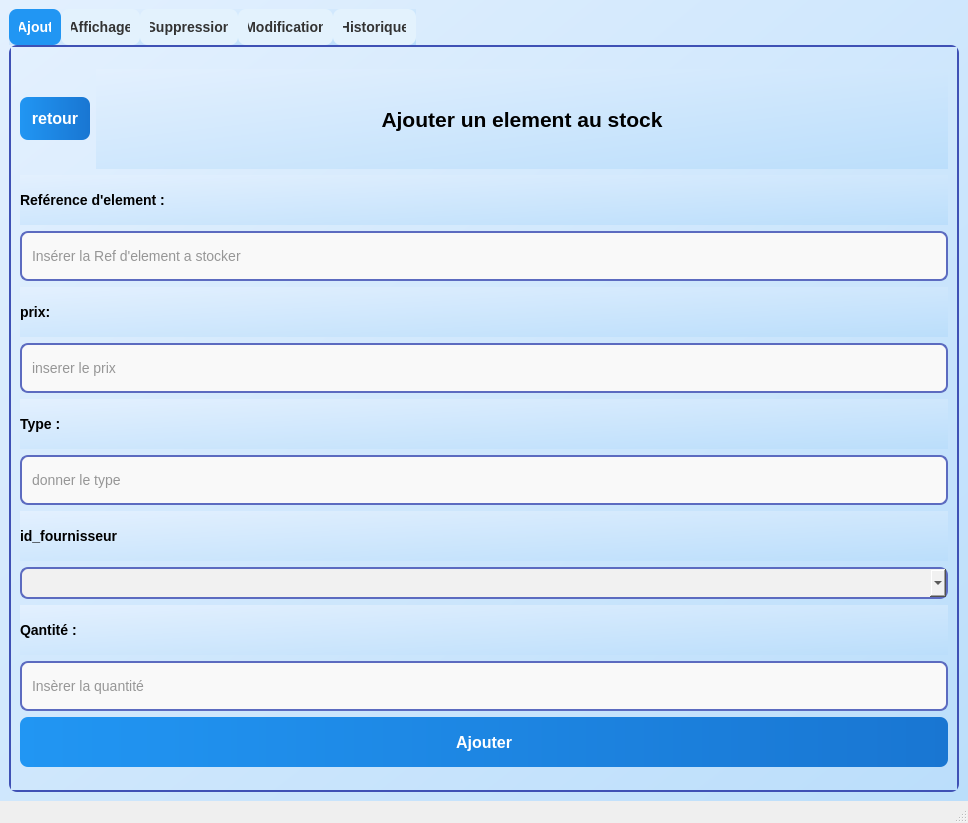
<?xml version="1.0" encoding="UTF-8"?>
<ui version="4.0">
 <class>MainWindowstock</class>
 <widget class="QMainWindow" name="MainWindowstock">
  <property name="geometry">
   <rect>
    <x>0</x>
    <y>0</y>
    <width>968</width>
    <height>823</height>
   </rect>
  </property>
  <property name="windowTitle">
   <string>MainWindow</string>
  </property>
  <widget class="QWidget" name="centralwidget">
   <property name="styleSheet">
    <string notr="true">
     QWidget {
       background-color: qlineargradient(spread:pad, x1:0, y1:0, x2:1, y2:1, stop:0 #E3F0FE, stop:1 #BBDEFB);
       font-family: Arial, sans-serif;
       font-size: 14px;
     }

     QLineEdit {
       border: 2px solid #5c6bc0;
       border-radius: 8px;
       padding: 8px;
       background-color: #f9f9f9;
       color: #333;
       font-size: 14px;
       transition: 0.3s ease-in-out;
     }

     QLineEdit:focus {
       border: 2px solid #3f51b5;
       background-color: #e8eaf6;
       box-shadow: 0px 0px 5px rgba(63, 81, 181, 0.5);
     }

     QPushButton {
       background: qlineargradient(spread:pad, x1:0, y1:0, x2:1, y2:0, stop:0 #2196F3, stop:1 #1976D2);
       color: white;
       border-radius: 8px;
       padding: 12px;
       font-size: 16px;
       font-weight: bold;
       border: none;
       transition: all 0.3s ease-in-out;
       box-shadow: 2px 2px 5px rgba(0, 0, 0, 0.2);
     }

     QPushButton:hover {
       background: #1976D2;
       box-shadow: 3px 3px 8px rgba(0, 0, 0, 0.3);
     }

     QPushButton:pressed {
       background: #0D47A1;
       box-shadow: inset 2px 2px 4px rgba(0, 0, 0, 0.3);
     }

     QPushButton:disabled {
       background: #BBDEFB;
       color: #757575;
       box-shadow: none;
     }

     QTabWidget::pane {
       border: 2px solid #3f51b5;
       border-radius: 8px;
       background: #ffffff;
     }

     QTabBar::tab {
       background: #e3f2fd;
       padding: 10px;
       border-radius: 8px 8px 0 0;
       color: #333;
       font-weight: bold;
     }

     QTabBar::tab:selected {
       background: #2196F3;
       color: white;
     }

     QComboBox {
       background-color: #f1f1f1;
       border: 2px solid #5c6bc0;
       border-radius: 8px;
       padding: 5px;
       font-size: 14px;
     }

     QTableWidget {
       border: 1px solid #5c6bc0;
       gridline-color: #5c6bc0;
       background-color: #ffffff;
     }

     QTableWidget::item {
       padding: 5px;
     }

     QTableWidget::item:selected {
       background-color: #1976D2;
       color: white;
     }
   </string>
   </property>
   <layout class="QVBoxLayout" name="verticalLayout">
    <item>
     <widget class="QTabWidget" name="affiche">
      <property name="styleSheet">
       <string notr="true"/>
      </property>
      <property name="currentIndex">
       <number>0</number>
      </property>
      <widget class="QWidget" name="tabAjout">
       <attribute name="title">
        <string>Ajout</string>
       </attribute>
       <layout class="QVBoxLayout" name="layoutAjout">
        <item>
         <layout class="QVBoxLayout" name="verticalLayout">
          <property name="sizeConstraint">
           <enum>QLayout::SizeConstraint::SetMaximumSize</enum>
          </property>
          <item>
           <layout class="QHBoxLayout" name="horizontalLayout_2">
            <item>
             <widget class="QPushButton" name="r2">
              <property name="maximumSize">
               <size>
                <width>70</width>
                <height>16777215</height>
               </size>
              </property>
              <property name="text">
               <string>retour</string>
              </property>
             </widget>
            </item>
            <item>
             <widget class="QLabel" name="label_6">
              <property name="enabled">
               <bool>true</bool>
              </property>
              <property name="maximumSize">
               <size>
                <width>16777215</width>
                <height>100</height>
               </size>
              </property>
              <property name="font">
               <font>
                <family>Arial</family>
                <pointsize>16</pointsize>
                <bold>true</bold>
               </font>
              </property>
              <property name="styleSheet">
               <string notr="true">
                font-size: 16pt;
                font-weight: bold;
             </string>
              </property>
              <property name="text">
               <string>Ajouter un element au stock</string>
              </property>
              <property name="alignment">
               <set>Qt::AlignmentFlag::AlignCenter</set>
              </property>
             </widget>
            </item>
           </layout>
          </item>
          <item>
           <widget class="QLabel" name="label">
            <property name="sizePolicy">
             <sizepolicy hsizetype="Preferred" vsizetype="Preferred">
              <horstretch>0</horstretch>
              <verstretch>0</verstretch>
             </sizepolicy>
            </property>
            <property name="maximumSize">
             <size>
              <width>16777215</width>
              <height>50</height>
             </size>
            </property>
            <property name="font">
             <font>
              <family>Arial</family>
              <pointsize>-1</pointsize>
              <bold>true</bold>
             </font>
            </property>
            <property name="text">
             <string>Reférence d'element :</string>
            </property>
           </widget>
          </item>
          <item>
           <widget class="QLineEdit" name="ref">
            <property name="maximumSize">
             <size>
              <width>16777215</width>
              <height>50</height>
             </size>
            </property>
            <property name="text">
             <string/>
            </property>
            <property name="placeholderText">
             <string>Insérer la Ref d'element a stocker</string>
            </property>
           </widget>
          </item>
          <item>
           <widget class="QLabel" name="label_2">
            <property name="maximumSize">
             <size>
              <width>16777215</width>
              <height>50</height>
             </size>
            </property>
            <property name="font">
             <font>
              <family>Arial</family>
              <pointsize>-1</pointsize>
              <bold>true</bold>
             </font>
            </property>
            <property name="text">
             <string>prix:</string>
            </property>
           </widget>
          </item>
          <item>
           <widget class="QLineEdit" name="prix">
            <property name="maximumSize">
             <size>
              <width>16777215</width>
              <height>50</height>
             </size>
            </property>
            <property name="placeholderText">
             <string>inserer le prix </string>
            </property>
           </widget>
          </item>
          <item>
           <widget class="QLabel" name="label_4">
            <property name="maximumSize">
             <size>
              <width>16777215</width>
              <height>50</height>
             </size>
            </property>
            <property name="font">
             <font>
              <family>Arial</family>
              <pointsize>-1</pointsize>
              <bold>true</bold>
             </font>
            </property>
            <property name="text">
             <string>Type :</string>
            </property>
           </widget>
          </item>
          <item>
           <widget class="QLineEdit" name="type">
            <property name="maximumSize">
             <size>
              <width>16777215</width>
              <height>50</height>
             </size>
            </property>
            <property name="placeholderText">
             <string>donner le type </string>
            </property>
           </widget>
          </item>
          <item>
           <widget class="QLabel" name="label_3">
            <property name="maximumSize">
             <size>
              <width>16777215</width>
              <height>50</height>
             </size>
            </property>
            <property name="font">
             <font>
              <family>Arial</family>
              <pointsize>-1</pointsize>
              <bold>true</bold>
             </font>
            </property>
            <property name="text">
             <string>id_fournisseur</string>
            </property>
           </widget>
          </item>
          <item>
           <widget class="CustomComboBox" name="idfournisseur"/>
          </item>
          <item>
           <widget class="QLabel" name="label_5">
            <property name="maximumSize">
             <size>
              <width>16777215</width>
              <height>50</height>
             </size>
            </property>
            <property name="font">
             <font>
              <family>Arial</family>
              <pointsize>-1</pointsize>
              <bold>true</bold>
             </font>
            </property>
            <property name="text">
             <string>Qantité :</string>
            </property>
           </widget>
          </item>
          <item>
           <widget class="QLineEdit" name="quantite">
            <property name="maximumSize">
             <size>
              <width>16777215</width>
              <height>50</height>
             </size>
            </property>
            <property name="placeholderText">
             <string>Insèrer la quantité</string>
            </property>
           </widget>
          </item>
          <item>
           <widget class="QPushButton" name="addb">
            <property name="maximumSize">
             <size>
              <width>16777215</width>
              <height>50</height>
             </size>
            </property>
            <property name="text">
             <string>Ajouter</string>
            </property>
           </widget>
          </item>
         </layout>
        </item>
       </layout>
      </widget>
      <widget class="QWidget" name="tabAffichage">
       <attribute name="title">
        <string>Affichage</string>
       </attribute>
       <layout class="QVBoxLayout" name="verticalLayout">
        <item>
         <layout class="QHBoxLayout" name="horizontalLayout">
          <item>
           <widget class="QLineEdit" name="recherche">
            <property name="placeholderText">
             <string>Rechercher par REF d'element</string>
            </property>
           </widget>
          </item>
          <item>
           <widget class="QPushButton" name="exportButton">
            <property name="text">
             <string>Exporter en PDF</string>
            </property>
           </widget>
          </item>
          <item>
           <widget class="QPushButton" name="triButton">
            <property name="text">
             <string>Trier par quantité</string>
            </property>
           </widget>
          </item>
         </layout>
        </item>
        <item>
         <widget class="QTableWidget" name="table">
          <property name="maximumSize">
           <size>
            <width>16777215</width>
            <height>400</height>
           </size>
          </property>
          <column>
           <property name="text">
            <string>Ref</string>
           </property>
          </column>
          <column>
           <property name="text">
            <string>prix</string>
           </property>
          </column>
          <column>
           <property name="text">
            <string>type</string>
           </property>
          </column>
          <column>
           <property name="text">
            <string>Quantité</string>
           </property>
          </column>
         </widget>
        </item>
        <item>
         <layout class="QVBoxLayout" name="chartLayout">
          <item>
           <widget class="QFrame" name="frame">
            <property name="frameShape">
             <enum>QFrame::Shape::StyledPanel</enum>
            </property>
            <property name="frameShadow">
             <enum>QFrame::Shadow::Raised</enum>
            </property>
           </widget>
          </item>
         </layout>
        </item>
       </layout>
      </widget>
      <widget class="QWidget" name="tabSuppression">
       <attribute name="title">
        <string>Suppression</string>
       </attribute>
       <layout class="QVBoxLayout" name="layoutAjout">
        <item>
         <layout class="QVBoxLayout" name="verticalLayout_2">
          <property name="sizeConstraint">
           <enum>QLayout::SizeConstraint::SetMaximumSize</enum>
          </property>
          <item>
           <widget class="QLabel" name="label_7">
            <property name="maximumSize">
             <size>
              <width>16777215</width>
              <height>50</height>
             </size>
            </property>
            <property name="styleSheet">
             <string notr="true">
    font-size: 16pt;
    font-weight: bold;

</string>
            </property>
            <property name="text">
             <string>Suppression d'un element :</string>
            </property>
           </widget>
          </item>
          <item>
           <widget class="QLineEdit" name="suppref">
            <property name="maximumSize">
             <size>
              <width>16777215</width>
              <height>50</height>
             </size>
            </property>
            <property name="placeholderText">
             <string>Insérer La reference d'element à supprimer </string>
            </property>
           </widget>
          </item>
          <item>
           <widget class="QPushButton" name="suppb">
            <property name="text">
             <string>Supprimer</string>
            </property>
           </widget>
          </item>
         </layout>
        </item>
       </layout>
      </widget>
      <widget class="QWidget" name="tabModification">
       <attribute name="title">
        <string>Modification</string>
       </attribute>
       <widget class="QWidget" name="verticalLayoutWidget">
        <property name="geometry">
         <rect>
          <x>10</x>
          <y>270</y>
          <width>911</width>
          <height>421</height>
         </rect>
        </property>
        <layout class="QVBoxLayout" name="verticalLayout_3">
         <item>
          <widget class="QLabel" name="label_12">
           <property name="maximumSize">
            <size>
             <width>16777215</width>
             <height>30</height>
            </size>
           </property>
           <property name="font">
            <font>
             <family>Arial</family>
             <pointsize>-1</pointsize>
             <bold>true</bold>
            </font>
           </property>
           <property name="text">
            <string>prix:</string>
           </property>
          </widget>
         </item>
         <item>
          <widget class="QLineEdit" name="prixmod">
           <property name="maximumSize">
            <size>
             <width>16777215</width>
             <height>50</height>
            </size>
           </property>
          </widget>
         </item>
         <item>
          <widget class="QLabel" name="label_13">
           <property name="maximumSize">
            <size>
             <width>16777215</width>
             <height>30</height>
            </size>
           </property>
           <property name="font">
            <font>
             <family>Arial</family>
             <pointsize>-1</pointsize>
             <bold>true</bold>
            </font>
           </property>
           <property name="text">
            <string>Type :</string>
           </property>
          </widget>
         </item>
         <item>
          <widget class="QLineEdit" name="typemod">
           <property name="maximumSize">
            <size>
             <width>16777215</width>
             <height>50</height>
            </size>
           </property>
          </widget>
         </item>
         <item>
          <widget class="QLabel" name="label_9">
           <property name="maximumSize">
            <size>
             <width>16777215</width>
             <height>30</height>
            </size>
           </property>
           <property name="font">
            <font>
             <family>Arial</family>
             <pointsize>-1</pointsize>
             <bold>true</bold>
            </font>
           </property>
           <property name="text">
            <string>Qantité :</string>
           </property>
          </widget>
         </item>
         <item>
          <widget class="QLineEdit" name="quantitemod">
           <property name="maximumSize">
            <size>
             <width>16777215</width>
             <height>50</height>
            </size>
           </property>
          </widget>
         </item>
         <item>
          <widget class="QPushButton" name="modb">
           <property name="text">
            <string>Modifier</string>
           </property>
          </widget>
         </item>
        </layout>
       </widget>
       <widget class="QWidget" name="verticalLayoutWidget_2">
        <property name="geometry">
         <rect>
          <x>10</x>
          <y>110</y>
          <width>911</width>
          <height>100</height>
         </rect>
        </property>
        <layout class="QVBoxLayout" name="verticalLayout_4">
         <item>
          <widget class="QLabel" name="label_10">
           <property name="maximumSize">
            <size>
             <width>16777215</width>
             <height>50</height>
            </size>
           </property>
           <property name="font">
            <font>
             <family>Arial</family>
             <pointsize>-1</pointsize>
             <bold>true</bold>
            </font>
           </property>
           <property name="text">
            <string>Reférence d'element :</string>
           </property>
          </widget>
         </item>
        </layout>
       </widget>
       <widget class="QWidget" name="verticalLayoutWidget_3">
        <property name="geometry">
         <rect>
          <x>10</x>
          <y>20</y>
          <width>911</width>
          <height>80</height>
         </rect>
        </property>
        <layout class="QVBoxLayout" name="verticalLayout_5">
         <item>
          <widget class="QTextEdit" name="textEdit">
           <property name="html">
            <string>&lt;!DOCTYPE HTML PUBLIC &quot;-//W3C//DTD HTML 4.0//EN&quot; &quot;http://www.w3.org/TR/REC-html40/strict.dtd&quot;&gt;
&lt;html&gt;&lt;head&gt;&lt;meta name=&quot;qrichtext&quot; content=&quot;1&quot; /&gt;&lt;meta charset=&quot;utf-8&quot; /&gt;&lt;style type=&quot;text/css&quot;&gt;
p, li { white-space: pre-wrap; }
hr { height: 1px; border-width: 0; }
li.unchecked::marker { content: &quot;\2610&quot;; }
li.checked::marker { content: &quot;\2612&quot;; }
&lt;/style&gt;&lt;/head&gt;&lt;body style=&quot; font-family:'Arial','sans-serif'; font-size:14px; font-weight:400; font-style:normal;&quot;&gt;
&lt;p align=&quot;center&quot; style=&quot; margin-top:0px; margin-bottom:0px; margin-left:0px; margin-right:0px; -qt-block-indent:0; text-indent:0px;&quot;&gt;&lt;span style=&quot; font-size:20pt; font-weight:700;&quot;&gt;Modifier le stock&lt;/span&gt;&lt;/p&gt;&lt;/body&gt;&lt;/html&gt;</string>
           </property>
          </widget>
         </item>
        </layout>
       </widget>
       <widget class="QWidget" name="horizontalLayoutWidget">
        <property name="geometry">
         <rect>
          <x>10</x>
          <y>180</y>
          <width>911</width>
          <height>80</height>
         </rect>
        </property>
        <layout class="QHBoxLayout" name="horizontalLayout_3">
         <item>
          <widget class="QLineEdit" name="refmod">
           <property name="maximumSize">
            <size>
             <width>800</width>
             <height>50</height>
            </size>
           </property>
           <property name="placeholderText">
            <string>Insérer la reference d'element  a modifier </string>
           </property>
          </widget>
         </item>
         <item>
          <widget class="QPushButton" name="valider">
           <property name="maximumSize">
            <size>
             <width>200</width>
             <height>60</height>
            </size>
           </property>
           <property name="text">
            <string>valider</string>
           </property>
          </widget>
         </item>
        </layout>
       </widget>
      </widget>
      <widget class="QWidget" name="tabHistorique">
       <attribute name="title">
        <string>Historique</string>
       </attribute>
       <layout class="QVBoxLayout" name="verticalLayoutHistorique">
        <item>
         <widget class="QLabel" name="labelHistorique">
          <property name="font">
           <font>
            <family>Arial</family>
            <pointsize>-1</pointsize>
            <bold>true</bold>
           </font>
          </property>
          <property name="text">
           <string>Historique des commandes </string>
          </property>
          <property name="alignment">
           <set>Qt::AlignmentFlag::AlignCenter</set>
          </property>
         </widget>
        </item>
        <item>
         <widget class="QTableWidget" name="tableHistorique">
          <property name="maximumSize">
           <size>
            <width>16777215</width>
            <height>600</height>
           </size>
          </property>
          <column>
           <property name="text">
            <string>Ref</string>
           </property>
          </column>
          <column>
           <property name="text">
            <string>idfournisseur</string>
           </property>
          </column>
          <column>
           <property name="text">
            <string>Quantite</string>
           </property>
          </column>
          <column>
           <property name="text">
            <string>Utilisateur</string>
           </property>
          </column>
          <column>
           <property name="text">
            <string>prix totale</string>
           </property>
          </column>
         </widget>
        </item>
        <item>
         <layout class="QHBoxLayout" name="historiqueButtonLayout">
          <item>
           <widget class="QPushButton" name="textbutton">
            <property name="text">
             <string>transfer en fichier text </string>
            </property>
           </widget>
          </item>
         </layout>
        </item>
       </layout>
      </widget>
     </widget>
    </item>
   </layout>
  </widget>
  <widget class="QMenuBar" name="menubar">
   <property name="geometry">
    <rect>
     <x>0</x>
     <y>0</y>
     <width>968</width>
     <height>26</height>
    </rect>
   </property>
  </widget>
  <widget class="QStatusBar" name="statusbar"/>
 </widget>
 <customwidgets>
  <customwidget>
   <class>CustomComboBox</class>
   <extends>QComboBox</extends>
   <header>customcombobox.h</header>
  </customwidget>
 </customwidgets>
 <resources/>
 <connections/>
</ui>
